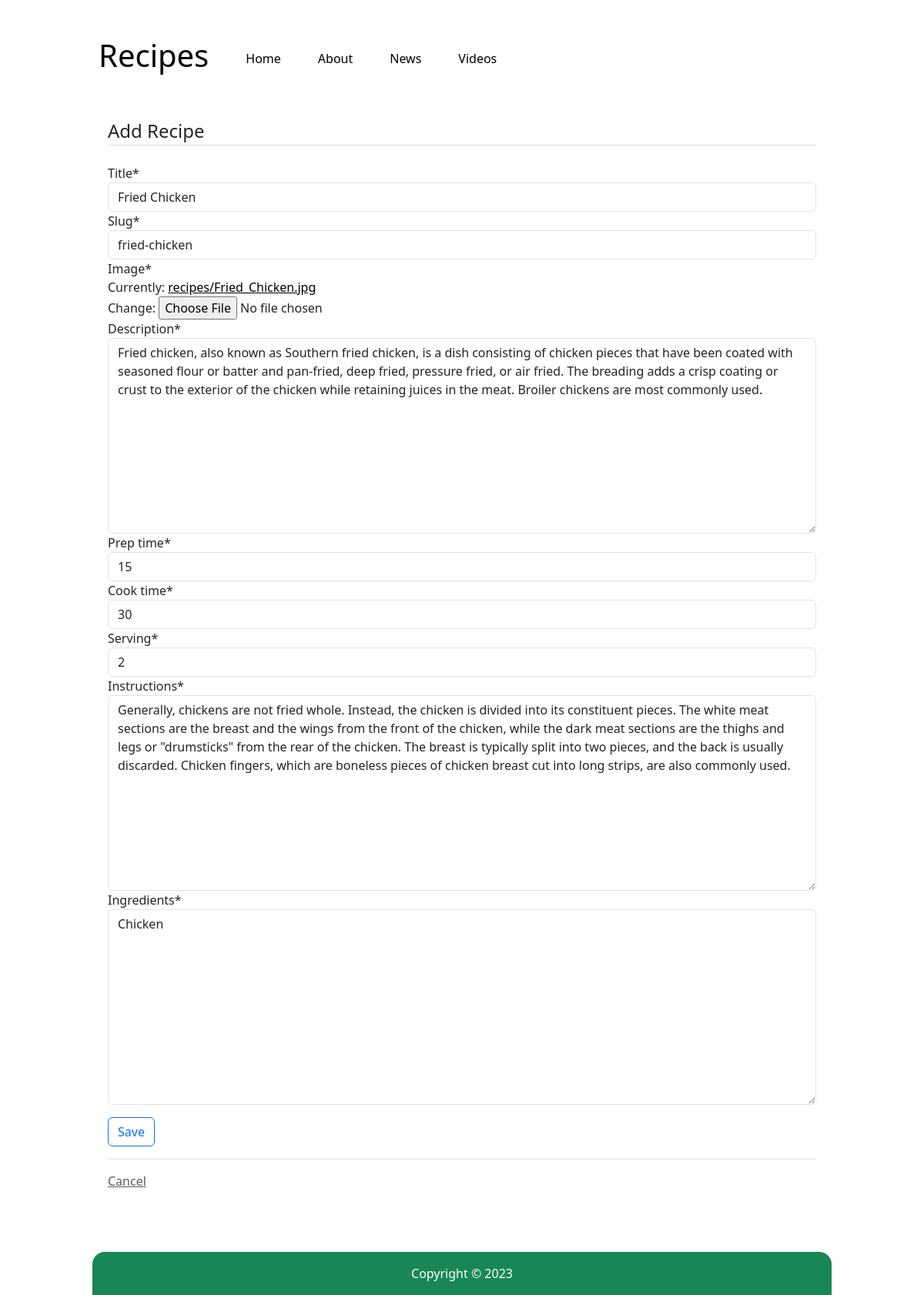
Screenshot of /recipe/1/update (signed in) with the database file from the repository.
### recipes/models.py (models this page shows, shortened)
class Recipe(models.Model):
  title = models.CharField(max_length=100)
  slug = models.SlugField(unique=True, null=True)
  image = models.ImageField(upload_to="recipes", null=True)
  description = models.TextField(null=True)
  prep_time = models.PositiveIntegerField(null=True)
  cook_time = models.PositiveIntegerField(null=True)
  serving = models.PositiveIntegerField(null=True)
  instructions = models.TextField(null=True)
  ingredients = models.TextField(null=True)
  author = models.ForeignKey(User, on_delete=models.CASCADE)
  created_at = models.DateTimeField(auto_now_add=True)
  updated_at = models.DateTimeField(auto_now=True)

### recipes/views.py (the view, shortened to what this page needs)
# urls.py: path('recipe/<int:pk>/update', views.RecipeUpdateView.as_view(), name="recipes-update"),
class RecipeUpdateView(LoginRequiredMixin, UserPassesTestMixin, UpdateView):
  model = models.Recipe
  slug_url_kwarg = 'the_slug'
  slug_field = 'slug'
  fields = ['title', 'slug', 'image', 'description', 'prep_time', 'cook_time', 'serving', 'instructions', 'ingredients']
  def test_func(self):
    recipe = self.get_object()
    return self.request.user == recipe.author

### recipes/templates/recipes/recipe_form.html (shortened to what this page needs)
{% extends "recipes/base.html" %}
{% load crispy_forms_tags %}
{% block content %}
<div class="container">
  <form method="POST" enctype="multipart/form-data">
    <fieldset class="form-group">
      <legend class="border-bottom mb-4">Add Recipe</legend>
      {{ form | crispy }}
    </fieldset>
    <div class="form-group py-3">
      <input class="btn btn-outline-primary" type="submit" value="Save" />
    </div>
  </form>
  <div class="border-top pt-3">
    <a class="text-muted" href="{% url 'recipes-home' %}"
      >Cancel</a
    >
  </div>
</div>
{% endblock content %}

### recipes/static/css/style.css (style rules this page uses)
a { color: black; }

### rows the page displays
Recipe: title "Fried Chicken", slug "fried-chicken", description "Fried chicken, also known as Southern fried chicken, is a dish consisting of chicken pieces that have been coated with seasoned flour or batter and pan-fried, deep fried, pressure fried, or air fried. The breading adds a crisp coating or crust to the exterior of the chicken while retaining juices in the meat. Broiler chickens are most commonly used.", prep_time "15", cook_time "30", serving "2", instructions "Generally, chickens are not fried whole. Instead, the chicken is divided into its constituent pieces. The white meat sections are the breast and the wings from the front of the chicken, while the dark meat sections are the thighs and legs or \"drumsticks\" from the rear of the chicken. The breast is typically split into two pieces, and the back is usually discarded. Chicken fingers, which are boneless pieces of chicken breast cut into long strips, are also commonly used.", ingredients "Chicken"
